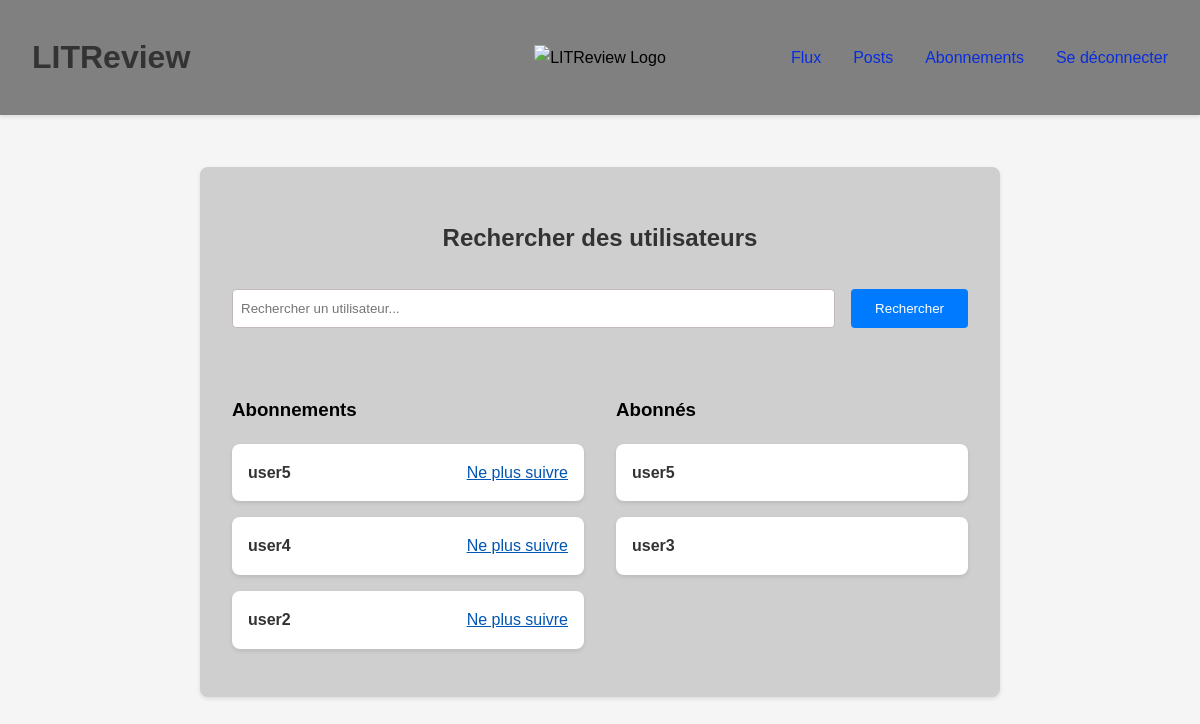
Page /subscriptions/ (signed in) on the committed database.
### func/models.py (models this page shows, shortened)
class UserFollows(models.Model):
    user = models.ForeignKey(to=settings.AUTH_USER_MODEL, on_delete=models.CASCADE, related_name="following")
    followed_user = models.ForeignKey(
        to=settings.AUTH_USER_MODEL,
        on_delete=models.CASCADE,
        related_name="followed_by",
    )
    created_at = models.DateTimeField(default=timezone.now)
    class Meta:
        unique_together = ("user", "followed_user")
        ordering = ["-created_at"]
        verbose_name = "Abonnement"
        verbose_name_plural = "Abonnements"

### authe/models.py (models this page shows, shortened)
class User(AbstractUser):
    email = models.EmailField(blank=True)  # champs 'email' optionnel avec (blank=True)
    class Meta:
        verbose_name = "User"
        verbose_name_plural = "Users"

### func/views.py (the view)
# urls.py: path("subscriptions/", subscriptions, name="subscriptions"),
@login_required(login_url="login")
def subscriptions(request):
    form = UserSearchForm(request.POST or None)
    search_results = []
    if request.method == "POST" and form.is_valid():
        search_query = form.cleaned_data["username"]
        search_results = User.objects.filter(Q(username__icontains=search_query) & ~Q(id=request.user.id))
        if not search_results:
            messages.error(request, f"Aucun utilisateur trouvé avec le nom '{search_query}'")
    following = UserFollows.objects.filter(user=request.user)
    followers = UserFollows.objects.filter(followed_user=request.user)
    context = {
        "form": form,
        "search_results": search_results,
        "following": following,
        "followers": followers,
    }
    return render(request, "func/subscriptions.html", context)

### func/forms.py
class UserSearchForm(forms.Form):
    username = forms.CharField(
        max_length=150,
        required=True,
        widget=forms.TextInput(
            attrs={
                "class": "form-control",
                "placeholder": "Rechercher un utilisateur...",
            }
        ),
    )

### templates/func/subscriptions.html (shortened to what this page needs)
{% extends 'base.html' %}
{% block content %}
<div class="review-container">
    <div class="subscriptions-container">
        <div class="search-section">
            <h2 class="page-title">Rechercher des utilisateurs</h2>
            <form method="post" class="search-form">
                <div class="form-group search-box">
                    {{ form.username }}
                    <button type="submit" class="btn-submit">Rechercher</button>
                </div>
            </form>
        </div>
        <div class="subscriptions-grid">
            <div class="following-section">
                <h3>Abonnements</h3>
                <div class="users-list">
                    {% for follow in following %}
                        <div class="user-card">
                            <span class="username">{{ follow.followed_user.username }}</span>
                            <a href="{% url 'unfollow_user' follow.followed_user.id %}" class="btn-action btn-delete">
                                Ne plus suivre
                            </a>
                        </div>
                    {% empty %}
                        <p class="no-users">Vous ne suivez personne</p>
                    {% endfor %}
                </div>
            </div>
            <div class="followers-section">
                <h3>Abonnés</h3>
                <div class="users-list">
                    {% for follower in followers %}
                        <div class="user-card">
                            <span class="username">{{ follower.user.username }}</span>
                        </div>
                    {% empty %}
                        <p class="no-users">Vous n'avez pas d'abonnés</p>
                    {% endfor %}
                </div>
            </div>
        </div>
    </div>
</div>
{% endblock %}

### static/css/style.css (style rules this page uses)
body { background-color: #f5f5f5 !important; font-family: Arial, sans-serif; margin: 0; padding: 0; line-height: 1.6; }
.form-group { margin-bottom: 1.5rem; }
.form-group input[type="text"], .form-group input[type="email"], .form-group input[type="password"] { width: 100%; padding: 8px; border: 1px solid #C1BAB9; border-radius: 4px; }
.action-button, .btn-submit { background-color: #007bff; color: white; padding: 0.75rem 1.5rem; border: none; border-radius: 4px; cursor: pointer; text-decoration: none; font-weight: 500; }
.review-container, .post-container { background-color: #CFCFCF; padding: 2rem; border-radius: 8px; box-shadow: 0 2px 4px rgba(0, 0, 0, 0.1); margin-bottom: 1.5rem; }
.page-title { text-align: center; margin-bottom: 2rem; color: #333; }
a { color: #0056B3; }

### templates/func/subscriptions.html (style rules this page uses)
.subscriptions-container { max-width: 800px; margin: 0 auto; }
.search-section { margin-bottom: 3rem; }
.search-box { display: flex; gap: 1rem; margin: 1rem 0; }
.search-box input { flex: 1; }
.subscriptions-grid { display: grid; grid-template-columns: 1fr 1fr; gap: 2rem; }
.users-list { margin-top: 1rem; }
.user-card { background: white; border-radius: 8px; padding: 1rem; margin-bottom: 1rem; box-shadow: 0 2px 4px rgba(0, 0, 0, 0.1); display: flex; justify-content: space-between; align-items: center; }
.username { font-weight: bold; color: #333; }

### rows in the picture
UserFollows: followed_user.username "user5"
UserFollows: followed_user.username "user4"
UserFollows: followed_user.username "user2"
UserFollows: user.username "user5"
UserFollows: user.username "user3"
